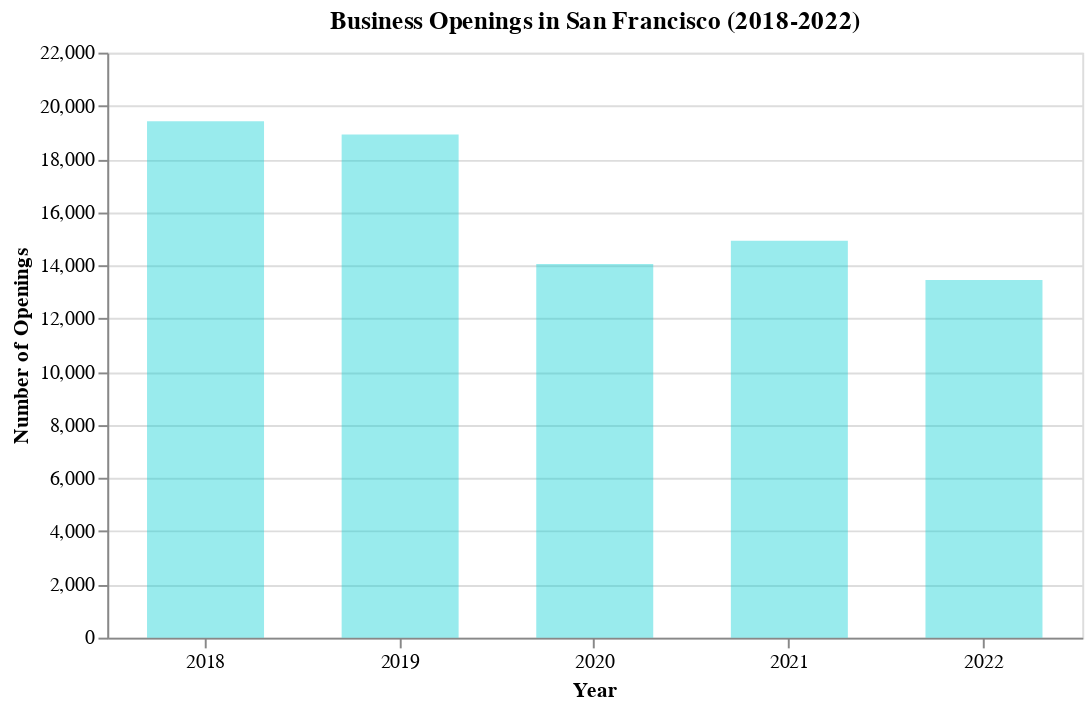

Write notebook code for a chart like this one.
### Code cell
# YEAR ONLY: Visualize findings in a bar graph
chart = alt.Chart(sf).mark_bar(size=60).encode(
    x=alt.X('Start_Year:O', axis=alt.Axis(title='Year', format='d', labelAngle=0), scale=alt.Scale(padding=0.01)),
    y=alt.Y('Count_Openings:Q', sort='-y', axis=alt.Axis(title='Number of Openings'), scale=alt.Scale(domain=[0, 22000])),
    tooltip=[alt.Tooltip('Count_Openings:Q', format='.0f')]
).properties(
    title='Business Openings in San Francisco (2018-2022)',
    width=500
).configure_mark(
    opacity=0.4,
    color='darkturquoise'
    )

# display chart
chart

### Figure 1 — Vega-Lite specification as saved in the notebook (floating-point values rounded to 4 significant figures)
{"config": {"view": {"continuousWidth": 400, "continuousHeight": 300}, "mark": {"color": "darkturquoise", "opacity": 0.4}}, "data": {"name": "data-caac44d52a04112c2524000723a636aa"}, "mark": {"type": "bar", "size": 60}, "encoding": {"tooltip": [{"field": "Count_Openings", "format": ".0f", "type": "quantitative"}], "x": {"axis": {"format": "d", "labelAngle": 0, "title": "Year"}, "field": "Start_Year", "scale": {"padding": 0.01}, "type": "ordinal"}, "y": {"axis": {"title": "Number of Openings"}, "field": "Count_Openings", "scale": {"domain": [0, 22000]}, "sort": "-y", "type": "quantitative"}}, "title": "Business Openings in San Francisco (2018-2022)", "width": 500, "$schema": "https://vega.github.io/schema/vega-lite/v4.17.0.json", "datasets": {"data-caac44d52a04112c2524000723a636aa": [{"Start_Year": 2018, "Count_Openings": 19424}, {"Start_Year": 2019, "Count_Openings": 18918}, {"Start_Year": 2021, "Count_Openings": 14930}, {"Start_Year": 2020, "Count_Openings": 14051}, {"Start_Year": 2022, "Count_Openings": 13448}]}}
